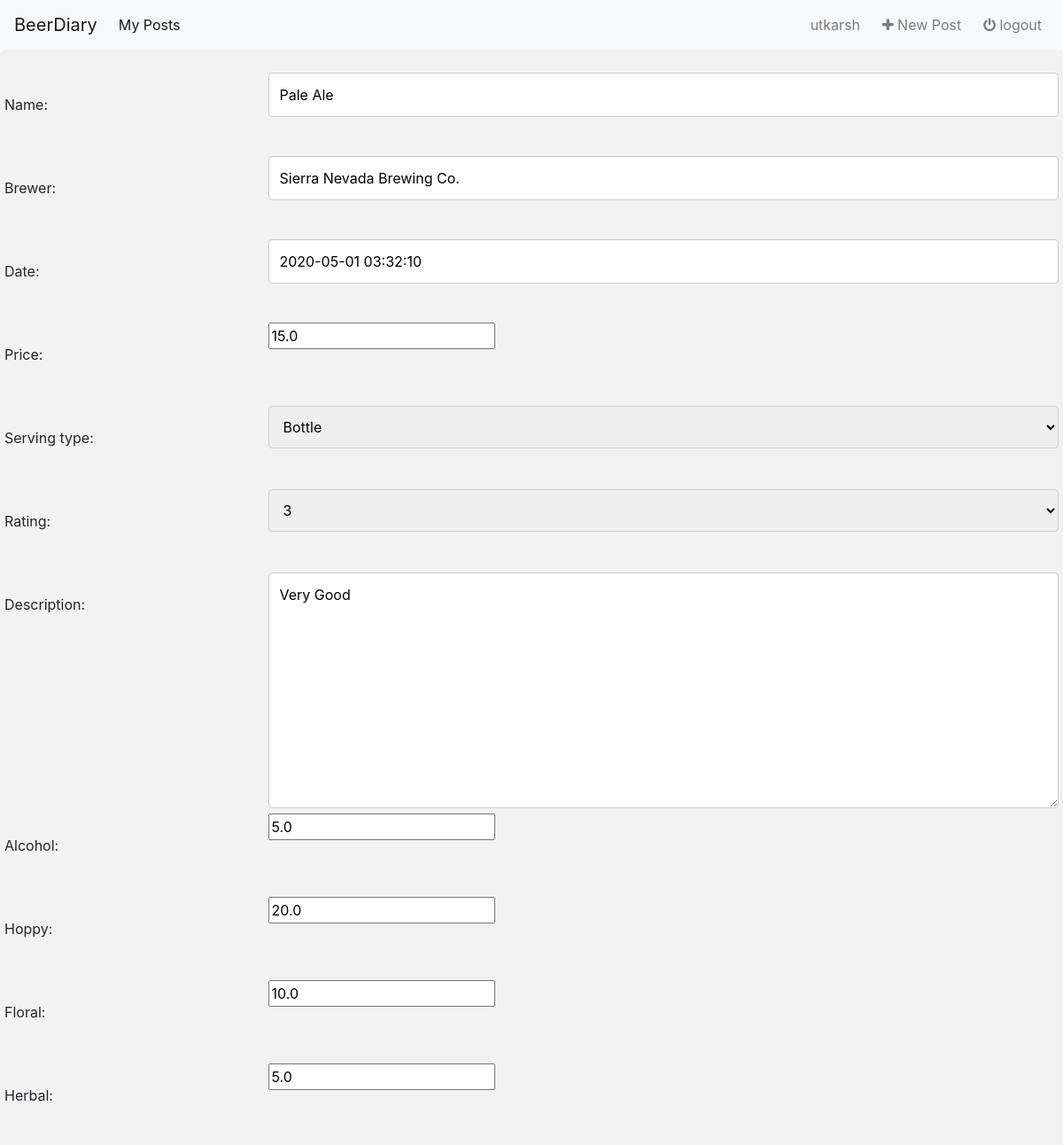
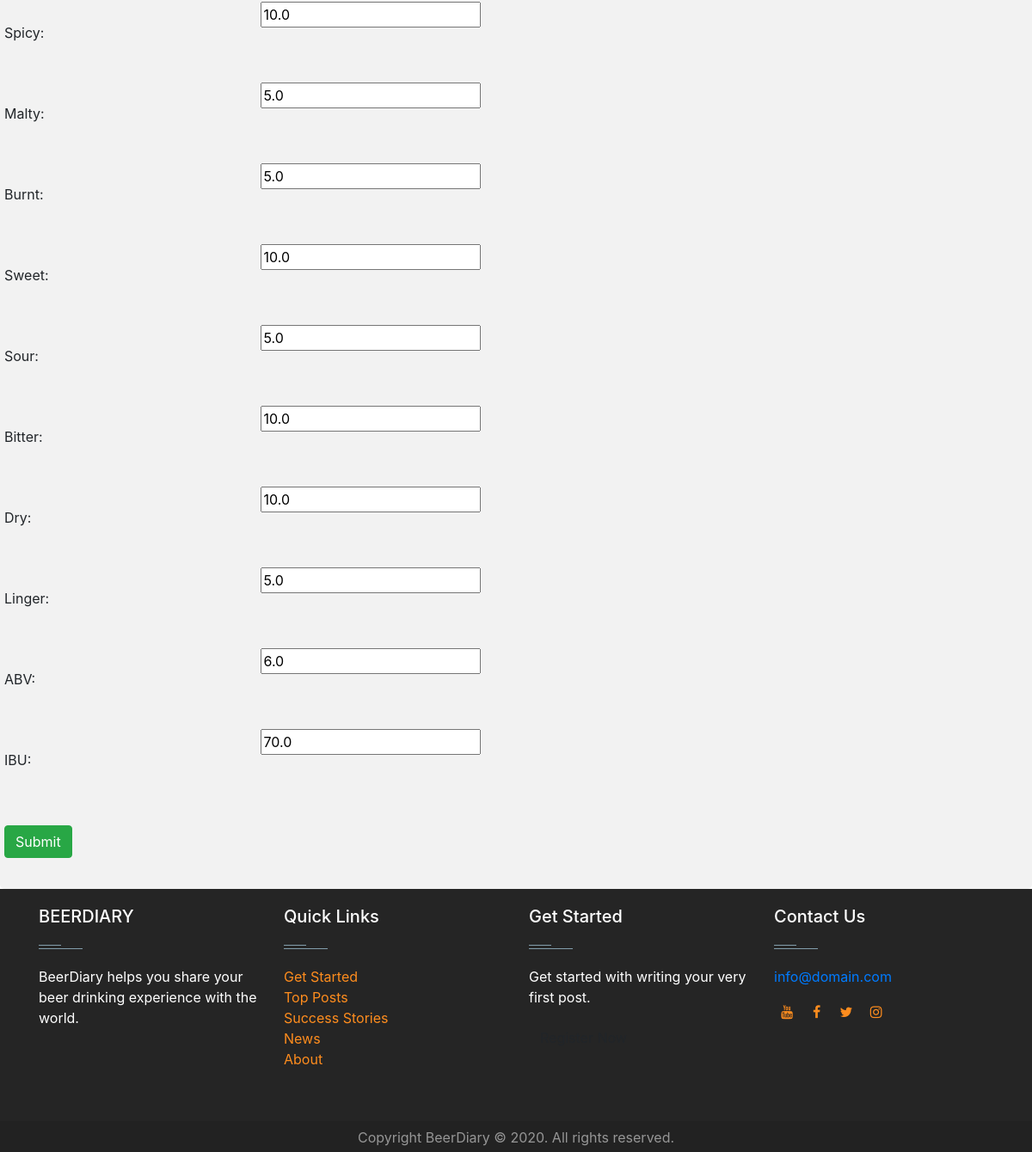
The page /31/update (signed in) on the database its author committed (2 pictures, top to bottom).
### beers/models.py (models this page shows, shortened)
class Beer(models.Model):
    author = models.ForeignKey(User, null=True, on_delete=models.CASCADE)
    name = models.CharField(max_length=250)
    brewer = models.CharField(max_length=250)
    date = models.DateTimeField(default=datetime.now)
    price = models.FloatField()
    serving_type = models.CharField(max_length=250)
    rating = models.CharField(max_length=250)
    description = models.TextField(max_length=500, null=True)
    alcohol = models.FloatField(default=5)
    hoppy = models.FloatField(default=20)
    floral = models.FloatField(default=10)
    herbal= models.FloatField(default=5)
    spicy = models.FloatField(default=10)
    malty = models.FloatField(default=5)
    burnt = models.FloatField(default=5)
    sweet = models.FloatField(default=10)
    sour = models.FloatField(default=5)
    bitter = models.FloatField(default=10)
    dry = models.FloatField(default=10)
    linger = models.FloatField(default=5)
    abv = models.FloatField(default=6, verbose_name='ABV')
    ibu = models.FloatField(default=70, verbose_name='IBU')

### beers/views.py (the view, shortened to what this page needs)
# urls.py: path('<slug:pk>/update', views.UpdateBeer.as_view(), name='update_beer'),
class UpdateBeer(LoginRequiredMixin, UserPassesTestMixin, UpdateView):
    model = Beer
    form_class = UpdateBeerForm
    template_name = 'beers/add_beer.html'
    success_url = reverse_lazy('beers:detail')
    def test_func(self):
        post = self.get_object()
        if self.request.user == post.author:
            return True
        return False

### beers/forms.py
class UpdateBeerForm(forms.ModelForm):
    CHOICES = (
        ("Bottle", "Bottle"),
        ("Draft", "Draft"),
    )
    serving_type = forms.ChoiceField(choices=CHOICES)
    rating = forms.ChoiceField(choices=[(x, x) for x in range(1, 6)])
    class Meta:
        model = Beer
        fields = '__all__'
        exclude = ['author']

### templates/beers/add_beer.html (shortened to what this page needs)
{% extends 'base.html' %}
{% load staticfiles %}
{% block main-content %}
<div class="beer-container">
  <form method="post" enctype="multipart/form-data">
    {% for field in form %}
    <div class="row">
      <div class="col-25">
        <label>{{ field.label_tag }}</label>
      </div>
      <div class="col-75">
        {{ field }}
      </div>
    </div>
    {% endfor %}
    <br>
    <div class="row">
      <button class="btn btn-success" type="submit">Submit</button>
    </div>
  </form>
</div>
{% endblock %}

### templates/base.html (shortened to what this page needs)
{% load staticfiles %}
{% load custom_url %}
<html>
<head>
  <link rel="stylesheet" type="text/css" href="{% static 'css/style.css' %}">
  <link rel="stylesheet" href="https://stackpath.bootstrapcdn.com/bootstrap/4.4.1/css/bootstrap.min.css">
  <link href="https://maxcdn.bootstrapcdn.com/font-awesome/4.7.0/css/font-awesome.min.css" rel="stylesheet">
</head>
<body>
<nav class="navbar navbar-expand-lg navbar-light bg-light">
  <a class="navbar-brand" href="{% url 'beers:index' %}">BeerDiary</a>
  <div class="collapse navbar-collapse" id="navbarSupportedContent">
    <ul class="navbar-nav mr-auto">
      {% if user.username %}
        <li class="nav-item active">
          <a class="nav-link" href="{% url 'beers:detail' %}">My Posts</a>
        </li>
      {% endif %}
    </ul>
    <ul class="nav navbar-nav navbar-right">
      {% if user.username %}
        <li>
          <a class="nav-link">{{ user.username }} &nbsp;</a>
        </li>
        <li class="">
          <a class="nav-link" href="{% url 'beers:add_beer' %}">
            <i class="fa fa-plus" aria-hidden="true"></i> New Post &nbsp;
          </a>
        </li>
        <li>
          <a class="nav-link" href="{% url 'beers:logout_user' %}">
            <i class="fa fa-power-off" aria-hidden="true"></i> logout
          </a>
        </li>
      {% endif %}
    </ul>
  </div>
</nav>
{% block main-content %}
{% endblock %}
<footer id="footer" class="footer-1">
  <div class="main-footer widgets-dark typo-light">
    <div class="container">
      <div class="row">
        <div class="col-xs-12 col-sm-6 col-md-3">
          <div class="widget subscribe no-box">
          <h5 class="widget-title">BEERDIARY<span></span></h5>
          <p>BeerDiary helps you share your beer drinking experience with the world. </p>
          </div>
        </div>
        <div class="col-xs-12 col-sm-6 col-md-3">
          <div class="widget no-box">
            <h5 class="widget-title">Quick Links<span></span></h5>
            <ul class="thumbnail-widget">
              <li>
                <div class="thumb-content"><a href="#.">Get Started</a></div>
              </li>
              <li>
                <div class="thumb-content"><a href="#.">Top Posts</a></div>
              </li>
              <li>
                <div class="thumb-content"><a href="#.">Success Stories</a></div>
              </li>
              <li>
                <div class="thumb-content"><a href="#.">News</a></div>
              </li>
              <li>
                <div class="thumb-content"><a href="#.">About</a></div>
              </li>
            </ul>
          </div>
        </div>
        <div class="col-xs-12 col-sm-6 col-md-3">
          <div class="widget no-box">
          <h5 class="widget-title">Get Started<span></span></h5>
          <p>Get started with writing your very first post.</p>
          <a class="btn" href="#." target="_blank">Register Now</a>
          </div>
        </div>
        <div class="col-xs-12 col-sm-6 col-md-3">
          <div class="widget no-box">
            <h5 class="widget-title">Contact Us<span></span></h5>
            <p><a href="mailto:info@domain.com" title="glorythemes">info@domain.com</a></p>
            <ul class="social-footer2">
              <li class="">
                <a title="youtube" target="_blank" href="https://www.youtube.com/"><i style="padding-top: 5px" class="fa fa-youtube"></i></a>
              </li>
              <li class="">
                <a href="https://www.facebook.com/" target="_blank" title="Facebook"><i style="padding-top: 5px" class="fa fa-facebook"></i></a>
              </li>
              <li class="">
                <a href="https://twitter.com" target="_blank" title="Twitter"><i style="padding-top: 5px" class="fa fa-twitter"></i></a>
              </li>
              <li class="">
                <a title="instagram" target="_blank" href="https://www.instagram.com/"><i style="padding-top: 5px" class="fa fa-instagram"></i></a>
              </li>
            </ul>
          </div>
        </div>
      </div>
    </div>
  </div>
  <div class="footer-copyright">
    <div class="container">
      <div class="row">
        <div class="col-md-12 text-center">
          <p>Copyright BeerDiary © 2020. All rights reserved.</p>
        </div>
      </div>
    </div>
  </div>
</footer>
</body>

### beers/static/css/style.css (style rules this page uses)
body { color: black; }
.footer-1 .footer-copyright { margin-bottom: 0px; }
html,body { width: 100%; height: 100%; margin: 0px; padding: 0px; overflow-x: hidden; }
footer .main-footer { padding: 20px 0; background: #252525; }
footer ul { padding-left: 0; list-style: none; }
.footer-copyright { background: #222; padding: 5px 0; }
.footer-copyright p { color: #969696; margin: 2px 0 0; }
.widget { padding: 20px; margin-bottom: 40px; }
.widget.no-box { padding: 0; background-color: transparent; margin-bottom: 40px; box-shadow: none; -webkit-box-shadow: none; -moz-box-shadow: none; -ms-box-shadow: none; -o-box-shadow: none; }
.widget.subscribe p { margin-bottom: 18px; }
.widget li a { color: #ff8d1e; }
.widget-title { margin-bottom: 20px; }
.widget-title span { background: #839FAD none repeat scroll 0 0;display: block; height: 1px;margin-top: 25px;position: relative;width: 20%; }
.widget-title span::after { background: inherit;content: "";height: inherit; position: absolute;top: -4px;width: 50%; }
.typo-light h1, .typo-light h2, .typo-light h3, .typo-light h4, .typo-light h5, .typo-light h6, .typo-light p, .typo-light div, .typo-light span, .typo-light small { color: #fff; }
ul.social-footer2 { margin: 0;padding: 0; width: auto; }
ul.social-footer2 li { display: inline-block;padding: 0; }
ul.social-footer2 li a { display: block; height:30px;width: 30px;text-align: center; }
.btn { background-color: #ff8d1e; color:#fff; }

### templates/beers/add_beer.html (style rules this page uses)
input[type=text], select, textarea { width: 100%; padding: 12px; border: 1px solid #ccc; border-radius: 4px; box-sizing: border-box; resize: vertical; }
label { padding: 12px 12px 12px 0; display: inline-block; }
.beer-container { border-radius: 5px; background-color: #f2f2f2; padding: 20px; }
.col-25 { float: left; width: 25%; margin-top: 6px; }
.col-75 { float: left; width: 75%; margin-top: 6px; }
.row:after { content: ""; display: table; clear: both; }

### rows shown on the page
Beer: form "Pale Ale" "Sierra Nevada Brewing Co." "2020-05-01 03:32:10" "15.0" "Bottle" "3" "Very Good" "5.0" "20.0" "10.0" "5.0" "10.0" "5.0" "5.0" "10.0" "5.0" "10.0" "10.0" "5.0" "6.0" "70.0"

### other values the page prints
{{ user.username }} "utkarsh"
{{ field.label_tag }} "Name:" "Brewer:" "Date:" "Price:" "Serving type:" "Rating:" "Description:" "Alcohol:" "Hoppy:" "Floral:" "Herbal:" "Spicy:" "Malty:" "Burnt:" "Sweet:" "Sour:" "Bitter:" "Dry:" "Linger:" "ABV:" "IBU:"
